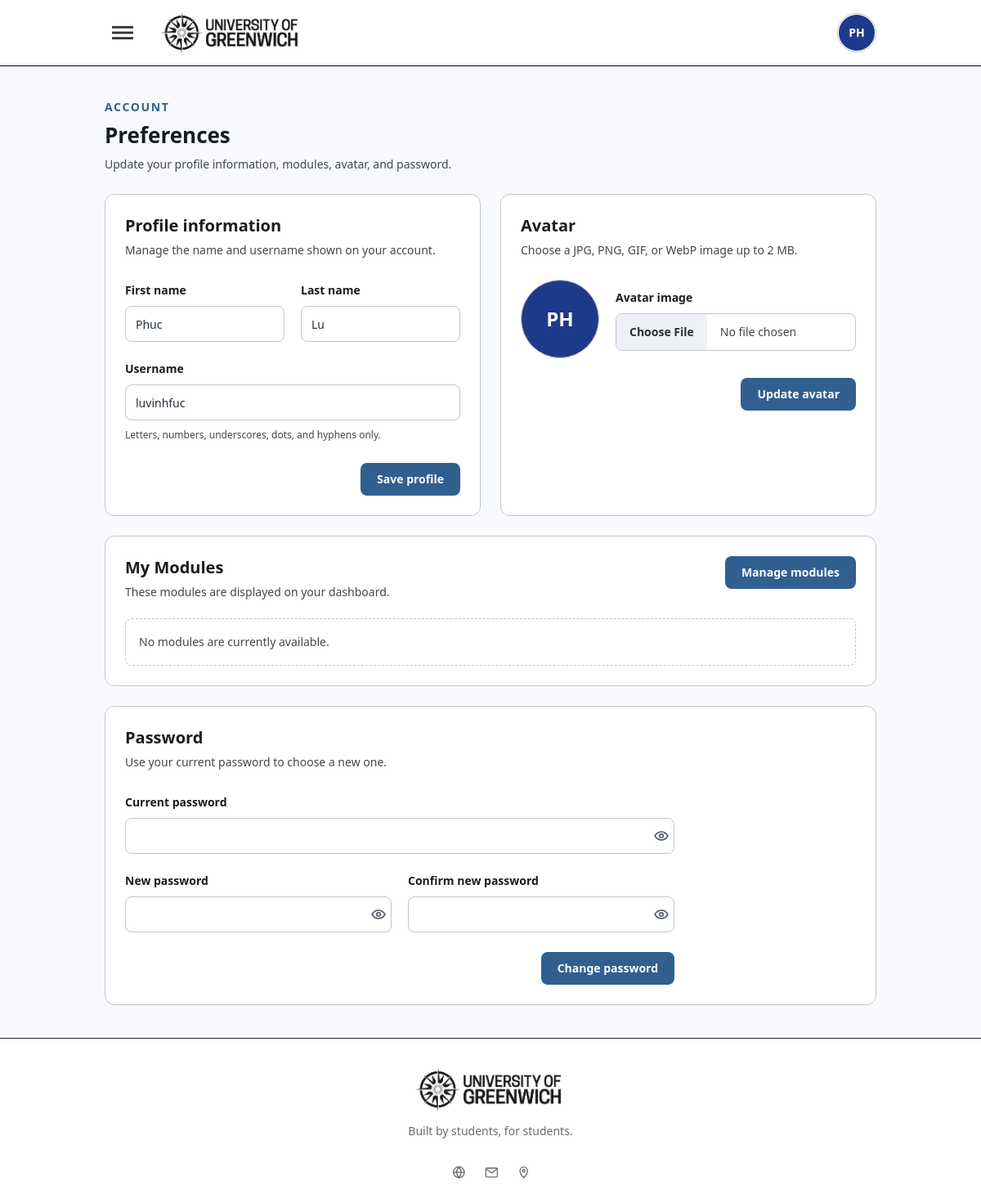
Page /preferences (signed in) on the committed database.
### tables this page shows
CREATE TABLE `users` (
  `id` int(11) NOT NULL AUTO_INCREMENT,
  `first_name` varchar(50) NOT NULL,
  `last_name` varchar(50) NOT NULL,
  `username` varchar(75) NOT NULL,
  `email` varchar(150) NOT NULL,
  `password` varchar(255) DEFAULT NULL,
  `avatar` varchar(255) DEFAULT NULL,
  `role` enum('student','tutor','admin') DEFAULT 'student',
  `created_at` timestamp NOT NULL DEFAULT current_timestamp(),
  `updated_at` timestamp NULL DEFAULT NULL,
  PRIMARY KEY (`id`),
  UNIQUE KEY `username` (`username`),
  UNIQUE KEY `email` (`email`)
);

### app/Views/preferences/index.php (the view, shortened to what the rows shown need)
<?php
$fieldError = static function (array $errors, string $field) {
    return trim((string) ($errors[$field] ?? ''));
};
$fieldBorder = static function (array $errors, string $field) {
    return trim((string) ($errors[$field] ?? '')) !== ''
        ? 'border-[#ba1a1a] focus:border-[#ba1a1a] focus:ring-[#ba1a1a]/10'
        : 'border-[#c4c7c7] focus:border-[#315f90] focus:ring-[#315f90]/15';
};
$firstName = (string) ($profileOld['first_name'] ?? $user['first_name'] ?? '');
$lastName = (string) ($profileOld['last_name'] ?? $user['last_name'] ?? '');
$username = (string) ($profileOld['username'] ?? $user['username'] ?? '');
?>
<section class="min-h-[calc(100vh-80px)] bg-[#f7f9fd] text-[#27313a]">
    <div class="mx-auto flex max-w-5xl flex-col gap-6 px-5 py-8 sm:px-8 lg:px-10 lg:py-10">
        <div>
            <h1 class="mt-2 text-2xl font-bold leading-8 text-[#191c1f] sm:text-[26px]">Preferences</h1>
        </div>
        <div class="grid gap-6 lg:grid-cols-2">
            <section class="rounded-xl border border-[#c4c7c7] bg-white p-5 sm:p-6" aria-labelledby="profile-heading">
                <h2 id="profile-heading" class="text-xl font-semibold leading-7 text-[#191c1f]">
                    Profile information
                </h2>
                <form action="<?= BASE_URL ?>/preferences/profile" method="post" class="mt-6" novalidate>
                    <div class="grid gap-5 sm:grid-cols-2">
                        <div>
                            <label for="first_name" class="text-sm font-semibold text-[#191c1f]">First name</label>
                            <input
                                id="first_name"
                                name="first_name"
                                type="text"
                                maxlength="50"
                                autocomplete="given-name"
                                value="<?= htmlspecialchars($firstName, ENT_QUOTES, 'UTF-8') ?>"
                                aria-describedby="first_name-error"
                                aria-invalid="<?= $fieldError($profileErrors, 'first_name') !== '' ? 'true' : 'false' ?>"
                                class="mt-2 h-11 w-full rounded-lg border <?= $fieldBorder($profileErrors, 'first_name') ?> bg-white px-3 text-sm text-[#27313a] outline-none transition focus:ring-2"
                            >
                        </div>
                        <div>
                            <label for="last_name" class="text-sm font-semibold text-[#191c1f]">Last name</label>
                            <input
                                id="last_name"
                                name="last_name"
                                type="text"
                                maxlength="50"
                                autocomplete="family-name"
                                value="<?= htmlspecialchars($lastName, ENT_QUOTES, 'UTF-8') ?>"
                                aria-describedby="last_name-error"
                                aria-invalid="<?= $fieldError($profileErrors, 'last_name') !== '' ? 'true' : 'false' ?>"
                                class="mt-2 h-11 w-full rounded-lg border <?= $fieldBorder($profileErrors, 'last_name') ?> bg-white px-3 text-sm text-[#27313a] outline-none transition focus:ring-2"
                            >
                        </div>
                    </div>
                    <div class="mt-5">
                        <label for="username" class="text-sm font-semibold text-[#191c1f]">Username</label>
                        <input
                            id="username"
                            name="username"
                            type="text"
                            maxlength="50"
                            autocomplete="username"
                            value="<?= htmlspecialchars($username, ENT_QUOTES, 'UTF-8') ?>"
                            aria-describedby="username-help username-error"
                            aria-invalid="<?= $fieldError($profileErrors, 'username') !== '' ? 'true' : 'false' ?>"
                            class="mt-2 h-11 w-full rounded-lg border <?= $fieldBorder($profileErrors, 'username') ?> bg-white px-3 text-sm text-[#27313a] outline-none transition focus:ring-2"
                        >
                        <p id="username-help" class="mt-2 text-xs leading-5 text-[#444748]">
                            Letters, numbers, underscores, dots, and hyphens only.
                        </p>
                    </div>
                </form>
            </section>
            <section class="rounded-xl border border-[#c4c7c7] bg-white p-5 sm:p-6" aria-labelledby="avatar-heading">
                <h2 id="avatar-heading" class="text-xl font-semibold leading-7 text-[#191c1f]">Avatar</h2>
            </section>
            <?php if ($showModulePreferences): ?>
            <section class="rounded-xl border border-[#c4c7c7] bg-white p-5 sm:p-6 lg:col-span-2"
                aria-labelledby="modules-heading">
                <div class="flex flex-col justify-between gap-5 sm:flex-row sm:items-start">
                    <div>
                        <h2 id="modules-heading" class="text-xl font-semibold leading-7 text-[#191c1f]">My Modules</h2>
                    </div>
                </div>
            </section>
            <?php endif; ?>
            <section class="rounded-xl border border-[#c4c7c7] bg-white p-5 sm:p-6 lg:col-span-2" aria-labelledby="password-heading">
                <div class="max-w-2xl">
                    <h2 id="password-heading" class="text-xl font-semibold leading-7 text-[#191c1f]">Password</h2>
                </div>
            </section>
        </div>
    </div>
</section>

### rows in the picture
users: first_name "Phuc", last_name "Lu", username "luvinhfuc"

### other values in the picture
$authAvatarInitial "PH"
